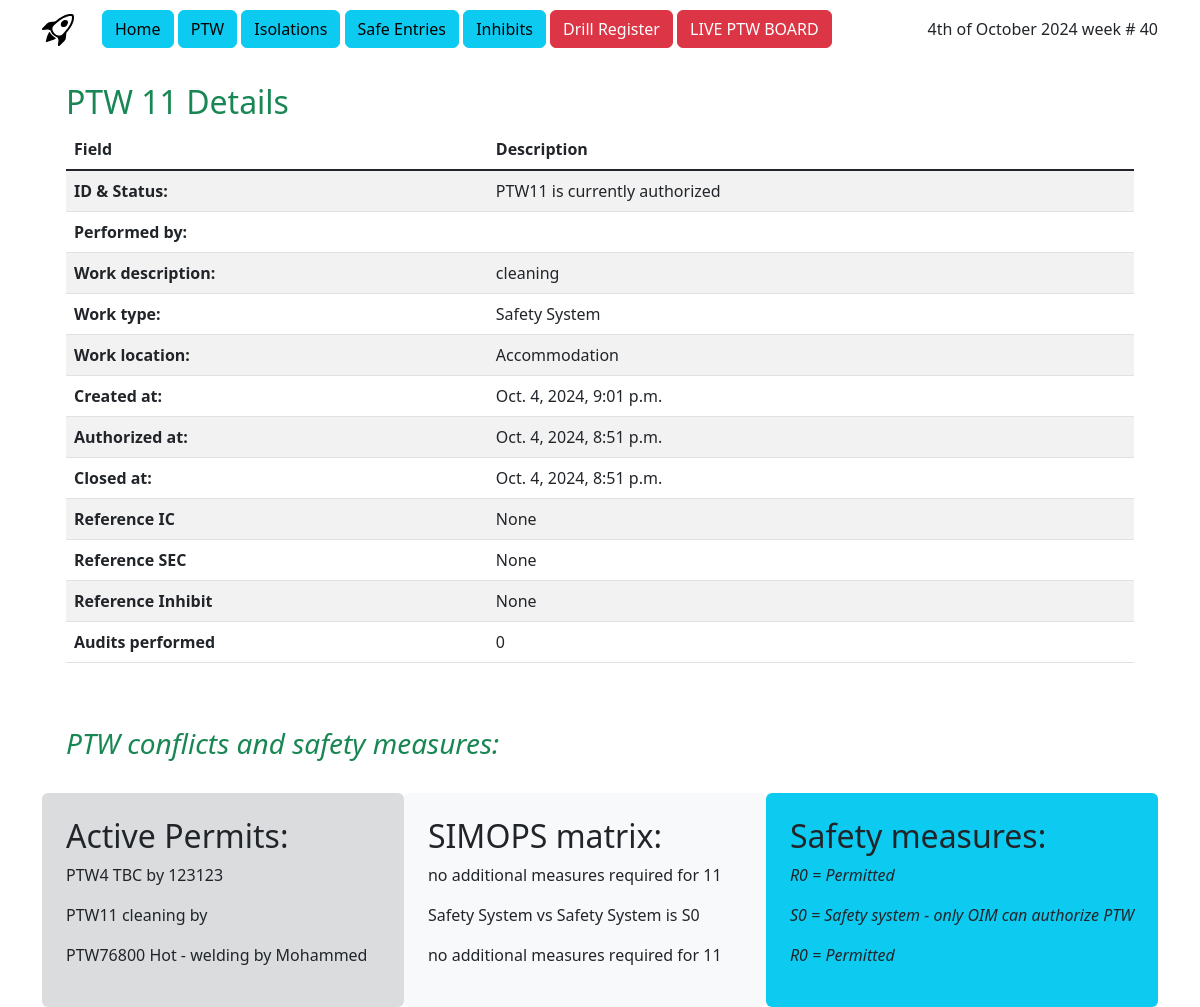
Screenshot of /ptw/11/ with the database file from the repository.
### ptw/models.py (models this page shows, shortened)
class PTW(models.Model):
    prefix = models.CharField(max_length=5, choices=[
        ('PTW', 'PTW'),
        ('HVPTW', 'HVPTW'),
        ('HVSFT', 'HVSFT'),
        ('Event', 'Event'),
    ], default='PTW')
    id = models.IntegerField(primary_key=True)
    status = models.CharField(max_length=10, choices=[
        ('created', 'created'),
        ('authorized', 'authorized'),
        ('suspended', 'suspended'),
        ('closed', 'closed'),
        ('cancelled', 'cancelled')]
                              )
    created_at = models.DateTimeField(auto_now=True)
    authorized_at = models.DateTimeField(default=timezone.now)
    closed_at = models.DateTimeField(default=timezone.now)
    planned_work_at = models.DateTimeField(default=timezone.now)
    work_description = models.CharField(max_length=64, default='TBC')
    work_type = models.CharField(max_length=64, choices=work_list, blank=True)
    work_location = models.ForeignKey(Location, on_delete=models.PROTECT)
    performing_authority = models.CharField(max_length=64, blank=True)
    permit_audit = models.IntegerField(default=0)
    ref_isolation = models.ForeignKey(Isolation, on_delete=models.PROTECT, blank=True, null=True)
    ref_safe_entry = models.ForeignKey(SafeEntry, on_delete=models.PROTECT, blank=True, null=True)
    ref_inhibit = models.ForeignKey(Inhibit, on_delete=models.PROTECT, blank=True, null=True)

class Location(models.Model):
    name = models.CharField(max_length=100, unique=True)
    x = models.IntegerField()  # or models.FloatField() if you need decimal precision
    y = models.IntegerField()
    def __str__(self):
        return f'{self.name}'

class SIMOPS(models.Model):
    work_type_1 = models.CharField(max_length=64, choices=work_list, blank=True)
    work_type_2 = models.CharField(max_length=64, choices=work_list, blank=True)
    are_conflicting = models.BooleanField()
    restriction = models.ForeignKey(Restriction, on_delete=models.PROTECT, db_column='restriction')
    def __str__(self):
        return f'{self.work_type_1} vs {self.work_type_2} is {self.restriction}'

class Restriction(models.Model):
    restriction = models.CharField(primary_key=True, max_length=3)
    restriction_details = models.CharField(max_length=200)
    is_self_restriction = models.BooleanField()
    def __str__(self):
        return f'{self.restriction}'

### ptw/views.py (the view)
# urls.py: path('ptw/<int:ptw_id>/', views.permit, name='detail'),
def permit(request, ptw_id):
    this_permit = get_object_or_404(PTW, pk=ptw_id)
    active_ptws = PTW.objects.filter(status__exact='authorized')
    simops = SIMOPS.objects.all()
    restrictions = []
    descriptions = []
    for active in active_ptws:
        try:
            obj = simops.get(work_type_1__exact=this_permit.work_type, work_type_2__exact=active.work_type)
            desc = Restriction.objects.get(restriction__exact=obj.restriction)
            restrictions.append(obj)
            descriptions.append(desc)
        except ObjectDoesNotExist:
            no_rest = Restriction.objects.get(restriction__exact='R0')
            restrictions.append(f'no additional measures required for {this_permit.id}')
            descriptions.append(no_rest)
    context = {'this_permit': this_permit,
               'active_ptws': active_ptws,
               'simops': simops,
               'restrictions': restrictions,
               'descriptions': descriptions,
               }
    return render(request, 'ptw/detail.html', context)

### ptw/templates/ptw/detail.html
{% extends 'ptw/nav.html' %}
{% block content %}
<div class="col-md p-4">
            <h2 class="text-success">{{ this_permit.prefix }} {{ this_permit.id }} Details</h2>
                <table class="table table-striped table-hover">
                    <thead>
                        <tr>
                            <th scope="col">Field</th>
                            <th scope="col">Description</th>
                        </tr>
                    </thead>
                    <tbody class="table-group-divider">
                        <tr>
                            <th scope="row">ID & Status:</th>
                            <td>{{ this_permit.prefix }}{{ this_permit.id }} is currently {{ this_permit.status }}</td>
                        </tr>
                        <tr>
                            <th scope="row">Performed by:</th>
                            <td>{{ this_permit.performing_authority }}</td>
                        </tr>
                        <tr>
                            <th scope="row">Work description:</th>
                            <td>{{ this_permit.work_description }}</td>
                        </tr>
                        <tr>
                            <th scope="row">Work type:</th>
                            <td>{{ this_permit.work_type }}</td>
                        </tr>
                        <tr>
                            <th scope="row">Work location:</th>
                            <td>{{ this_permit.work_location }}</td>
                        </tr>
                        <tr>
                            <th scope="row">Created at:</th>
                            <td>{{ this_permit.created_at }}</td>
                        </tr>
                        <tr>
                            <th scope="row">Authorized at:</th>
                            <td>{{ this_permit.authorized_at }}</td>
                        </tr>
                        <tr>
                            <th scope="row">Closed at:</th>
                            <td>{{ this_permit.authorized_at }}</td>
                        </tr>
                        <tr>
                            <th scope="row">Reference IC</th>
                            <td>{{ this_permit.ref_isolation }}</td>
                        </tr>
                        <tr>
                            <th scope="row">Reference SEC</th>
                            <td>{{ this_permit.ref_safe_entry }}</td>
                        </tr>
                        <tr>
                            <th scope="row">Reference Inhibit</th>
                            <td>{{ this_permit.ref_inhibit }}</td>
                        </tr>
                        <tr>
                            <th scope="row">Audits performed</th>
                            <td>{{ this_permit.permit_audit }}</td>
                        </tr>
                    </tbody>
                </table>
</div>
<h3 class="fst-italic text-success p-4">PTW conflicts and safety measures:</h3>
<div class="container">
    <div class="row justify-content-start gy-5 text-truncate">
        <div class="col-sm bg-secondary bg-opacity-25 rounded p-4">
            <h2>Active Permits:</h2>
            {% if active_ptws %}
                {% for permit in active_ptws %}
                    <p>{{ permit.prefix }}{{ permit.id }} {{ permit.work_description }} by {{ permit.performing_authority }} </p>
                {% endfor %}
            {% endif %}
        </div>
        <div class="col-sm bg-light rounded p-4">
            <h2>SIMOPS matrix:</h2>
                {% if restrictions %}
                    {% for item in restrictions %}
                         <p>{{ item }}</p>
                    {% endfor %}
                {% endif %}
        </div>
        <div class="col-sm bg-info rounded p-4">
        <h2>Safety measures:</h2>
        {% if descriptions %}
             {% for desc in descriptions %}
                 <p class="text fst-italic">{{ desc.restriction }} = {{ desc.restriction_details }}</p>
             {% endfor %}
        {% endif %}
        </div>
</div>
</div>
{% endblock %}

### rows the page displays
PTW: prefix "PTW", id "11", status "authorized", work_description "cleaning", work_type "Safety System", work_location "Accommodation", created_at "Oct. 4, 2024, 9:01 p.m.", authorized_at "Oct. 4, 2024, 8:51 p.m.", ref_isolation "None", ref_safe_entry "None", ref_inhibit "None", permit_audit "0"
PTW: prefix "PTW", id "4", work_description "TBC", performing_authority "123123"
PTW: prefix "PTW", id "76800", work_description "Hot - welding", performing_authority "Mohammed"
SIMOPS: work_type_1+work_type_2+restriction "Safety System vs Safety System is S0"
Restriction: restriction "R0", restriction_details "Permitted"
Restriction: restriction "S0", restriction_details "Safety system - only OIM can authorize PTW"

### other values shown
{{ item }} "no additional measures required for 11" "no additional measures required for 11"
